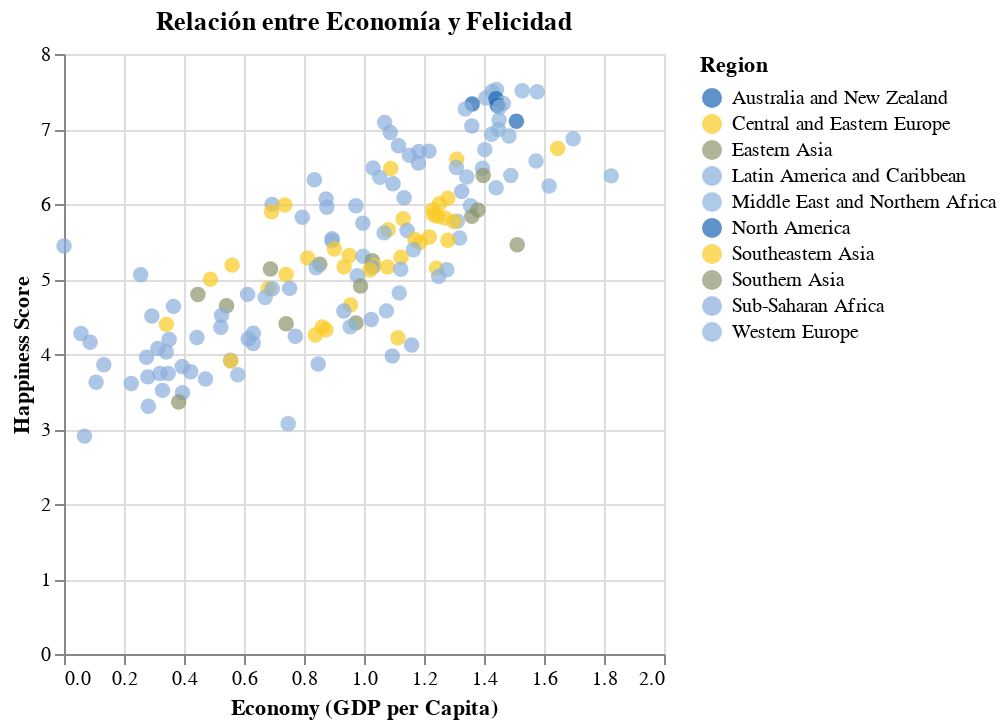

Source (notebook cell):
### Markdown cell above
## 6. Gráfico de dispersión entre la felicidad y la economía GDP per cápita

### Code cell
graph6 = (
    alt.Chart(df)
    .mark_circle(size=60)
    .encode(
        x="Economy (GDP per Capita)",
        y="Happiness Score",
        color=alt.Color("Region", scale=alt.Scale(range=colors)),
        tooltip=["Country", "Region", "Happiness Score", "Economy (GDP per Capita)"],
    )
    .properties(title="Relación entre Economía y Felicidad")
)
graph6.display(width=1200, height=400)

### Figure 1 — Vega-Lite specification as saved in the notebook (floating-point values rounded to 4 significant figures; data arrays with more than 128 entries replaced by an {"elided": "..."} marker saying what was removed)
{"config": {"view": {"continuousWidth": 300, "continuousHeight": 300}}, "data": {"name": "data-5e601643f147ccceb8cef2df73f91dfd"}, "mark": {"type": "circle", "size": 60}, "encoding": {"color": {"field": "Region", "scale": {"range": ["#1c64b4", "#f9cb22", "#8c946c", "#8aacdc", "#8cb4dc"]}, "type": "nominal"}, "tooltip": [{"field": "Country", "type": "nominal"}, {"field": "Region", "type": "nominal"}, {"field": "Happiness Score", "type": "quantitative"}, {"field": "Economy (GDP per Capita)", "type": "quantitative"}], "x": {"field": "Economy (GDP per Capita)", "type": "quantitative"}, "y": {"field": "Happiness Score", "type": "quantitative"}}, "title": "Relación entre Economía y Felicidad", "$schema": "https://vega.github.io/schema/vega-lite/v5.8.0.json", "datasets": {"data-5e601643f147ccceb8cef2df73f91dfd": {"elided": "157 records"}}}
